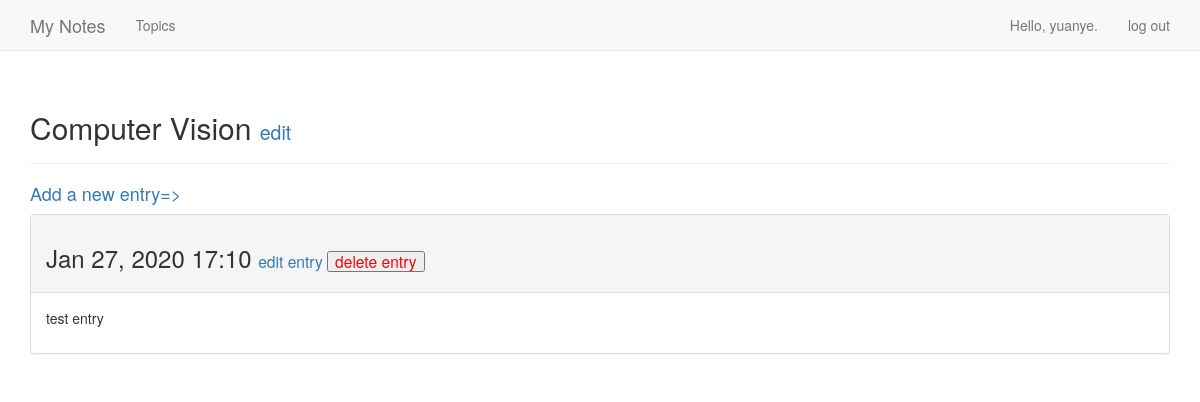
The page /topics/3/ (signed in) on the database its author committed.
### my_notes_app/models.py (models this page shows, shortened)
class Topic(models.Model):
    text = models.CharField(max_length=200)
    date_added = models.DateTimeField(auto_now_add=True)
    owner = models.ForeignKey(User, on_delete=models.CASCADE)
    def __str__(self):
        return self.text

class Entry(models.Model):
    topic = models.ForeignKey(Topic, on_delete=models.CASCADE)
    text = models.TextField()
    date_added = models.DateTimeField(auto_now_add=True)
    class Meta:
        verbose_name_plural = 'entries'

### my_notes_app/views.py (the view)
# urls.py: path('topics/<topic_id>/', views.topic, name='topic'),
@login_required
def topic(request, topic_id):
    topic_ = Topic.objects.get(id=topic_id)
    check_topic_owner(request.user, topic_)
    entries = topic_.entry_set.order_by('-date_added')
    context = {'topic': topic_, 'entries': entries}
    return render(request, 'my_notes_app/topic.html', context)

### my_notes_app/views.py (called while the page is built)
def check_topic_owner(user, topic):
    if topic.owner != user:
        raise Http404

### my_notes_app/templates/my_notes_app/topic.html (shortened to what this page needs)
{% extends 'my_notes_app/base.html'%}
{% block header %}
    <h2>
        {{ topic }}
        <small>
            <a href="{% url 'my_notes_app:edit_topic' topic.id %}">edit</a>
        </small>
    </h2>
{% endblock header %}
{% block content %}
    <h4><a href="{% url 'my_notes_app:new_entry' topic.id %}">Add a new entry=></a></h4>
    {% for entry in entries %}
        <div class="panel panel-default" id="{{ entry.id }}">
            <div class="panel-heading">
                <h3>
                    {{ entry.date_added|date:'M d, Y H:i' }}
                    <small>
                        <a href="{% url 'my_notes_app:edit_entry' entry.id %}">edit entry</a>
                        <button onclick="confirm_delete({{ entry.id }})">
                            <font color="red">
                                delete entry
                            </font>
                        </button>
                    </small>
                </h3>
            </div>
            <div class="panel-body">
                {{ entry.text|linebreaks }}
            </div>
        </div>
    {% empty %}
        <h4>There are no entries for this topic yet. Click "Add a new entry" to start your notes.</h4>
    {% endfor %}
{% endblock content %}

### my_notes_app/templates/my_notes_app/base.html (shortened to what this page needs)
{% load bootstrap3 %}
<!DOCTYPE html>
<html lang="en">
    <head>
        {% bootstrap_css %}
    </head>
    <body>
        <nav class="navbar navbar-default navbar-static-top">
            <div class="container">
                <div class="navbar-header">
                    <a class="navbar-brand" href="{% url 'my_notes_app:index' %}">
                        My Notes
                    </a>
                </div>
                <div id="navbar" class="navbar-collapse collapse">
                    <ul class="nav navbar-nav">
                        <li><a href="{% url 'my_notes_app:topics' %}">Topics</a></li>
                    </ul>
                    <ul class="nav navbar-nav navbar-right">
                        {% if user.is_authenticated %}
                            <li><a>Hello, {{ user.username }}.</a></li>
                            <li><a href="{% url 'users:logout' %}">log out</a></li>
                        {% else %}
                            <li><a href="{% url 'users:register' %}">register</a></li>
                            <li><a href="{% url 'users:login' %}">log in</a></li>
                        {% endif %}
                    </ul>
                </div>
            </div>
        </nav>
        <div class="container">
            <div class="page-header">{% block header %}{% endblock header %}</div>
            <div>{% block content %}{% endblock content %}</div>
        </div>
    </body>
</html>

### rows shown on the page
Topic: text "Computer Vision"
Entry: date_added "Jan 27, 2020 17:10", text "test entry"

### other values the page prints
{{ user.username }} "yuanye"
